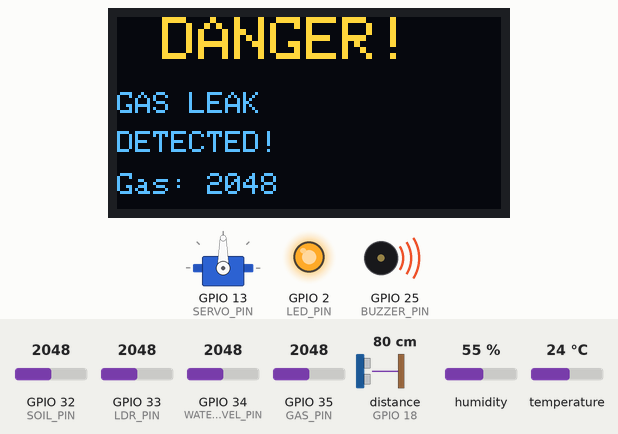
The sketch below on a simulated ESP32. Parts: 128×64 one-colour display, servo, output pins drawn as LEDs (lit = HIGH), buzzer (waves = sounding, pin HIGH). Wiring (inferred from the names in the program): ultrasonic range finder: trigger GPIO 5; echo GPIO 18. The test bench sets the inputs (shaded band); at power-on: GPIO 35 (GAS_PIN) = 2048, distance to the obstacle (sensor on GPIO 18) 80 cm, GPIO 32 (SOIL_PIN) = 2048, GPIO 33 (LDR_PIN) = 2048, GPIO 34 (WATER_LEVEL_PIN) = 2048, humidity 55 %, temperature 24 °C. The echo pulse lasts 58.3 µs per cm; the OLED is the two-colour kind (top 16 rows yellow); pins used as bus, display or sensor lines are not drawn; what the sketch prints to the serial monitor is not drawn.

Above: at 3.2 s.
3.3 s: GPIO 35 (GAS_PIN) set to 1953
At 5.4 s:
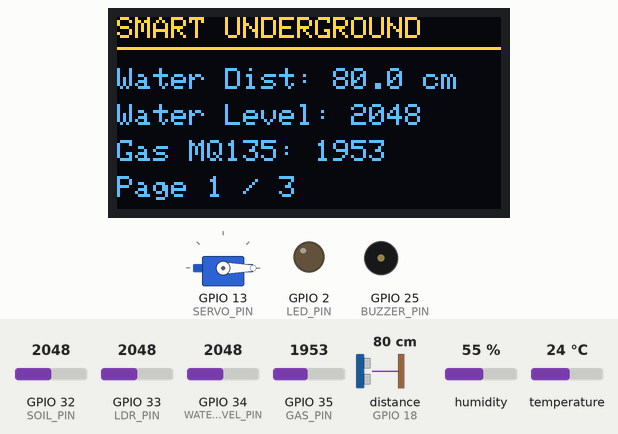
9.5 s: distance to the obstacle (sensor on GPIO 18) set to 23 cm
At 11.8 s:
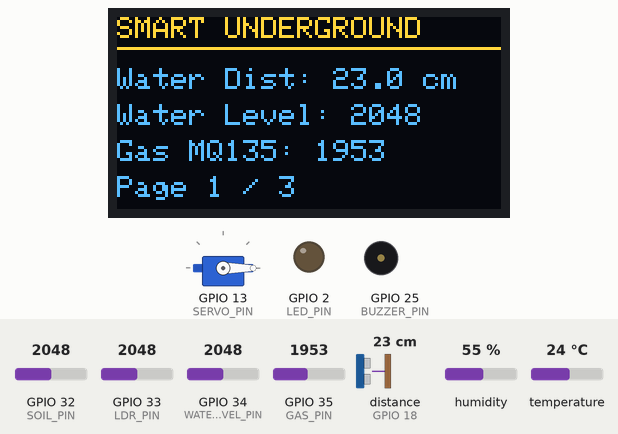
14.0 s: distance to the obstacle (sensor on GPIO 18) set to 19 cm
At 16.2 s:
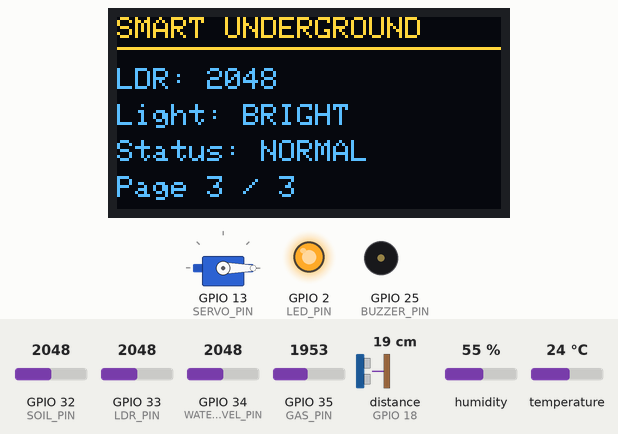
20.2 s: GPIO 32 (SOIL_PIN) set to 2458
At 26.3 s:
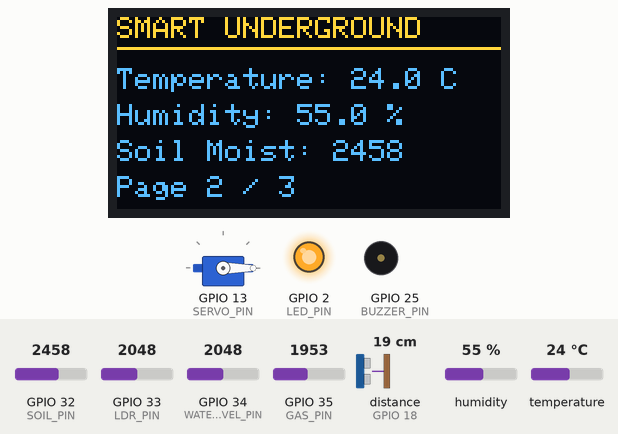
26.4 s: GPIO 32 (SOIL_PIN) set to 2529
At 28.7 s:
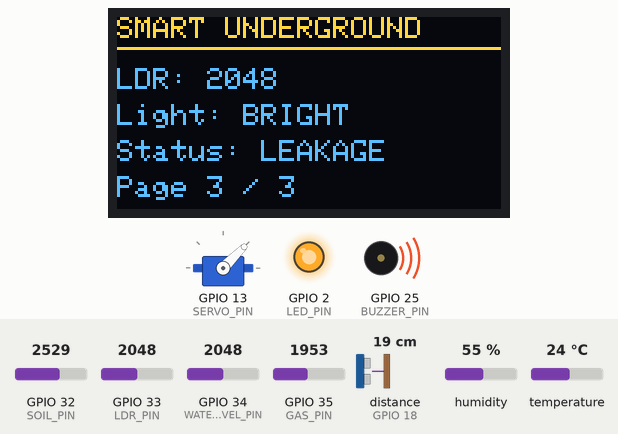
31.9 s: GPIO 33 (LDR_PIN) set to 960
At 35.9 s:
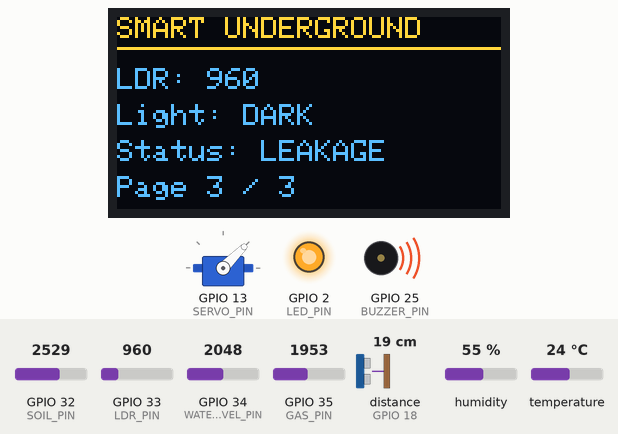
Timing chart, 0 to 37.4 s (numbered marks = the images above; inputs shaded):
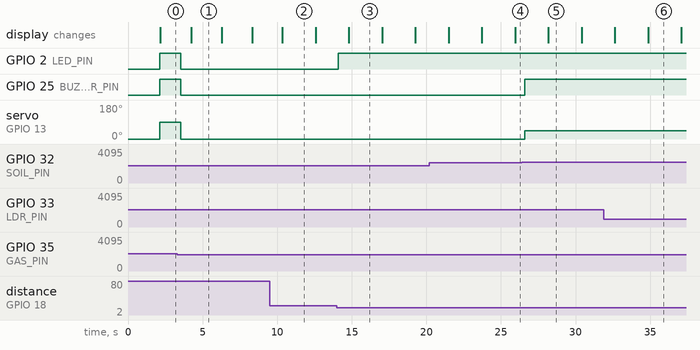

The sketch:

smart_underGround_ESP32.ino
```cpp
#include <Wire.h>
#include <Adafruit_GFX.h>
#include <Adafruit_SSD1306.h>
#include <DHT.h>
#include <ESP32Servo.h>

// =====================================================
// OLED
// =====================================================
#define SCREEN_WIDTH 128
#define SCREEN_HEIGHT 64

#define OLED_ADDR 0x3C
#define SDA_PIN 21
#define SCL_PIN 22

Adafruit_SSD1306 display(SCREEN_WIDTH, SCREEN_HEIGHT, &Wire, -1);

// =====================================================
// HC-SR04
// =====================================================
#define TRIG_PIN 5
#define ECHO_PIN 18

// =====================================================
// Sensors
// =====================================================
#define WATER_LEVEL_PIN 34
#define GAS_PIN         35
#define SOIL_PIN        32
#define LDR_PIN         33

// =====================================================
// DHT11
// =====================================================
#define DHT_PIN 4
#define DHT_TYPE DHT11

DHT dht(DHT_PIN, DHT_TYPE);

// =====================================================
// Outputs
// =====================================================
#define LED_PIN    2
#define BUZZER_PIN 25
#define SERVO_PIN  13

Servo drainageServo;

// =====================================================
// Variables
// =====================================================
float waterDistance = 0;

int waterLevelValue = 0;
int gasValue = 0;
int soilValue = 0;
int ldrValue = 0;

float temperature = 0;
float humidity = 0;

// =====================================================
// Thresholds
// =====================================================
#define WATER_HIGH_DISTANCE   10
#define WATER_MEDIUM_DISTANCE 20

#define GAS_THRESHOLD 2000
#define SOIL_THRESHOLD 2500

// =====================================================
// OLED Page Control
// =====================================================
int oledPage = 0;

unsigned long lastOLEDUpdate = 0;

#define OLED_PAGE_TIME 2000

// =====================================================
// Ultrasonic Function
// =====================================================
float readDistance()
{
  digitalWrite(TRIG_PIN, LOW);
  delayMicroseconds(3);

  digitalWrite(TRIG_PIN, HIGH);
  delayMicroseconds(10);

  digitalWrite(TRIG_PIN, LOW);

  long duration = pulseIn(ECHO_PIN, HIGH, 30000);

  if (duration == 0)
  {
    return -1;
  }

  float distance = duration * 0.0343 / 2.0;

  return distance;
}

// =====================================================
// OLED HEADER
// =====================================================
void oledHeader()
{
  display.setTextSize(1);
  display.setTextColor(SSD1306_WHITE);

  display.setCursor(0, 0);
  display.println("SMART UNDERGROUND");

  display.drawLine(0, 10, 127, 10, SSD1306_WHITE);
}

// =====================================================
// OLED PAGE 1
// =====================================================
void showPage1()
{
  display.clearDisplay();

  oledHeader();

  display.setCursor(0, 17);
  display.print("Water Dist: ");

  if (waterDistance > 0)
  {
    display.print(waterDistance, 1);
    display.println(" cm");
  }
  else
  {
    display.println("ERROR");
  }

  display.setCursor(0, 29);
  display.print("Water Level: ");
  display.println(waterLevelValue);

  display.setCursor(0, 41);
  display.print("Gas MQ135: ");
  display.println(gasValue);

  display.setCursor(0, 53);
  display.println("Page 1 / 3");

  display.display();
}

// =====================================================
// OLED PAGE 2
// =====================================================
void showPage2()
{
  display.clearDisplay();

  oledHeader();

  display.setCursor(0, 17);
  display.print("Temperature: ");
  display.print(temperature, 1);
  display.println(" C");

  display.setCursor(0, 29);
  display.print("Humidity: ");
  display.print(humidity, 1);
  display.println(" %");

  display.setCursor(0, 41);
  display.print("Soil Moist: ");
  display.println(soilValue);

  display.setCursor(0, 53);
  display.println("Page 2 / 3");

  display.display();
}

// =====================================================
// OLED PAGE 3
// =====================================================
void showPage3()
{
  display.clearDisplay();

  oledHeader();

  display.setCursor(0, 17);
  display.print("LDR: ");
  display.println(ldrValue);

  display.setCursor(0, 29);

  if (ldrValue < 1000)
  {
    display.println("Light: DARK");
  }
  else
  {
    display.println("Light: BRIGHT");
  }

  display.setCursor(0, 41);
  display.print("Status: ");

  if (gasValue >= GAS_THRESHOLD)
  {
    display.println("GAS DANGER");
  }
  else if (waterDistance > 0 &&
           waterDistance <= WATER_HIGH_DISTANCE)
  {
    display.println("WATER HIGH");
  }
  else if (soilValue >= SOIL_THRESHOLD)
  {
    display.println("LEAKAGE");
  }
  else
  {
    display.println("NORMAL");
  }

  display.setCursor(0, 53);
  display.println("Page 3 / 3");

  display.display();
}

// =====================================================
// GAS DANGER DISPLAY
// =====================================================
void showGasDanger()
{
  display.clearDisplay();

  display.setTextColor(SSD1306_WHITE);

  display.setTextSize(2);

  display.setCursor(15, 0);
  display.println("DANGER!");

  display.setTextSize(1);

  display.setCursor(0, 25);
  display.println("GAS LEAK");

  display.setCursor(0, 38);
  display.println("DETECTED!");

  display.setCursor(0, 52);
  display.print("Gas: ");
  display.println(gasValue);

  display.display();
}

// =====================================================
// OLED SCROLL FUNCTION
// =====================================================
void updateOLED()
{
  if (millis() - lastOLEDUpdate < OLED_PAGE_TIME)
  {
    return;
  }

  lastOLEDUpdate = millis();

  // Gas danger has priority
  if (gasValue >= GAS_THRESHOLD)
  {
    showGasDanger();
    return;
  }

  if (oledPage == 0)
  {
    showPage1();
  }
  else if (oledPage == 1)
  {
    showPage2();
  }
  else if (oledPage == 2)
  {
    showPage3();
  }

  oledPage++;

  if (oledPage > 2)
  {
    oledPage = 0;
  }
}

// =====================================================
// SETUP
// =====================================================
void setup()
{
  Serial.begin(115200);

  // ===================================================
  // I2C
  // ===================================================
  Wire.begin(SDA_PIN, SCL_PIN);

  // ===================================================
  // OLED
  // ===================================================
  if (!display.begin(SSD1306_SWITCHCAPVCC, OLED_ADDR))
  {
    Serial.println("OLED NOT FOUND!");

    while (1);
  }

  display.clearDisplay();

  display.setTextSize(1);
  display.setTextColor(SSD1306_WHITE);

  display.setCursor(10, 20);
  display.println("Smart Underground");

  display.setCursor(25, 35);
  display.println("Infrastructure");

  display.display();

  delay(2000);

  // ===================================================
  // SENSOR PINS
  // ===================================================
  pinMode(TRIG_PIN, OUTPUT);
  pinMode(ECHO_PIN, INPUT);

  pinMode(WATER_LEVEL_PIN, INPUT);
  pinMode(GAS_PIN, INPUT);
  pinMode(SOIL_PIN, INPUT);
  pinMode(LDR_PIN, INPUT);

  // ===================================================
  // OUTPUT PINS
  // ===================================================
  pinMode(LED_PIN, OUTPUT);
  pinMode(BUZZER_PIN, OUTPUT);

  digitalWrite(LED_PIN, LOW);
  digitalWrite(BUZZER_PIN, LOW);

  // ===================================================
  // DHT11
  // ===================================================
  dht.begin();

  // ===================================================
  // SERVO
  // ===================================================
  drainageServo.attach(SERVO_PIN);

  // Start at 0 degrees
  drainageServo.write(0);

  Serial.println();
  Serial.println("================================");
  Serial.println("SMART UNDERGROUND INFRASTRUCTURE");
  Serial.println("SYSTEM STARTED");
  Serial.println("================================");
  Serial.println("Servo Control:");
  Serial.println("Water <= 10 cm  -> Servo 180");
  Serial.println("Water > 10 cm   -> Servo 0");
}

// =====================================================
// LOOP
// =====================================================
void loop()
{
  // ===================================================
  // READ SENSORS
  // ===================================================

  waterDistance = readDistance();

  waterLevelValue = analogRead(WATER_LEVEL_PIN);

  gasValue = analogRead(GAS_PIN);

  soilValue = analogRead(SOIL_PIN);

  ldrValue = analogRead(LDR_PIN);

  temperature = dht.readTemperature();

  humidity = dht.readHumidity();

  // ===================================================
  // DHT ERROR CHECK
  // ===================================================

  if (isnan(temperature))
  {
    temperature = 0;
  }

  if (isnan(humidity))
  {
    humidity = 0;
  }

  // ===================================================
  // SERIAL MONITOR
  // ===================================================

  Serial.println();
  Serial.println("================================");

  Serial.print("Water Distance : ");

  if (waterDistance > 0)
  {
    Serial.print(waterDistance, 1);
    Serial.println(" cm");
  }
  else
  {
    Serial.println("ERROR");
  }

  Serial.print("Water Sensor   : ");
  Serial.println(waterLevelValue);

  Serial.print("MQ-135 A0      : ");
  Serial.println(gasValue);

  Serial.print("Temperature    : ");
  Serial.print(temperature, 1);
  Serial.println(" C");

  Serial.print("Humidity       : ");
  Serial.print(humidity, 1);
  Serial.println(" %");

  Serial.print("Soil Moisture  : ");
  Serial.println(soilValue);

  Serial.print("LDR            : ");
  Serial.println(ldrValue);

  // ===================================================
  // CONDITIONS
  // ===================================================

  bool waterHigh = false;

  if (waterDistance > 0 &&
      waterDistance <= WATER_HIGH_DISTANCE)
  {
    waterHigh = true;
  }

  bool gasAlert = false;

  if (gasValue >= GAS_THRESHOLD)
  {
    gasAlert = true;
  }

  bool leakage = false;

  if (soilValue >= SOIL_THRESHOLD)
  {
    leakage = true;
  }

  // ===================================================
  // 1. GAS DANGER
  // ===================================================

  if (gasAlert)
  {
    Serial.println();
    Serial.println("!!!!!!!!!!!!!!!!!!!!!!!!!!!!!!");
    Serial.println("!!!       DANGER           !!!");
    Serial.println("!!!   GAS LEAK DETECTED    !!!");
    Serial.println("!!!!!!!!!!!!!!!!!!!!!!!!!!!!!!");

    digitalWrite(LED_PIN, HIGH);
    digitalWrite(BUZZER_PIN, HIGH);

    // Gas danger position
    drainageServo.write(90);
  }

  // ===================================================
  // 2. WATER LEVEL HIGH
  // ===================================================

  else if (waterHigh)
  {
    Serial.println();
    Serial.println("!!! WATER LEVEL HIGH !!!");
    Serial.println("!!! SERVO -> 180 DEG !!!");

    digitalWrite(LED_PIN, HIGH);
    digitalWrite(BUZZER_PIN, HIGH);

    // Water reaches 10 cm
    // Servo immediately moves to 180 degrees
    drainageServo.write(180);
  }

  // ===================================================
  // 3. LEAKAGE
  // ===================================================

  else if (leakage)
  {
    Serial.println();
    Serial.println("!!! POSSIBLE LEAKAGE !!!");

    digitalWrite(LED_PIN, HIGH);
    digitalWrite(BUZZER_PIN, HIGH);

    drainageServo.write(45);
  }

  // ===================================================
  // 4. MEDIUM WATER
  // ===================================================

  else if (waterDistance > 0 &&
           waterDistance <= WATER_MEDIUM_DISTANCE)
  {
    Serial.println();
    Serial.println("WATER LEVEL: MEDIUM");

    digitalWrite(LED_PIN, HIGH);
    digitalWrite(BUZZER_PIN, LOW);

    // Below high-water condition
    drainageServo.write(0);
  }

  // ===================================================
  // 5. NORMAL
  // ===================================================

  else
  {
    Serial.println();
    Serial.println("SYSTEM STATUS: NORMAL");

    digitalWrite(LED_PIN, LOW);
    digitalWrite(BUZZER_PIN, LOW);

    // Normal position
    drainageServo.write(0);
  }

  // ===================================================
  // LDR STATUS
  // ===================================================

  if (ldrValue < 1000)
  {
    Serial.println("Underground: DARK");
  }
  else
  {
    Serial.println("Underground: LIGHT");
  }

  // ===================================================
  // UPDATE OLED
  // ===================================================

  updateOLED();

  delay(200);
}
```

Measured:
- the behaviour switches between 2000 and 1999 on GPIO 35 (GAS_PIN) (found by bisection; images 0 and 1)
- the behaviour switches between 21 and 20 cm on distance to the obstacle (sensor on GPIO 18) (found by bisection; images 2 and 3)
- the behaviour switches between 2499 and 2500 on GPIO 32 (SOIL_PIN) (found by bisection; images 4 and 5)
- after the input at 3.3 s, GPIO 2 (LED_PIN), GPIO 25 (BUZZER_PIN): HIGH → LOW after 0.22 s; servo on GPIO 13 (SERVO_PIN): 90° → 0° after 0.22 s; the display: changes after 0.93 s (image 1)
- after the input at 14.0 s, GPIO 2 (LED_PIN): LOW → HIGH after 0.11 s
- after the input at 26.4 s, GPIO 25 (BUZZER_PIN): LOW → HIGH after 0.20 s; servo on GPIO 13 (SERVO_PIN): 0° → 45° after 0.20 s; the display: changes after 1.8 s (image 5)
- after the input at 31.9 s, the display: first differs from a run without the input after 3.0 s (image 6)
